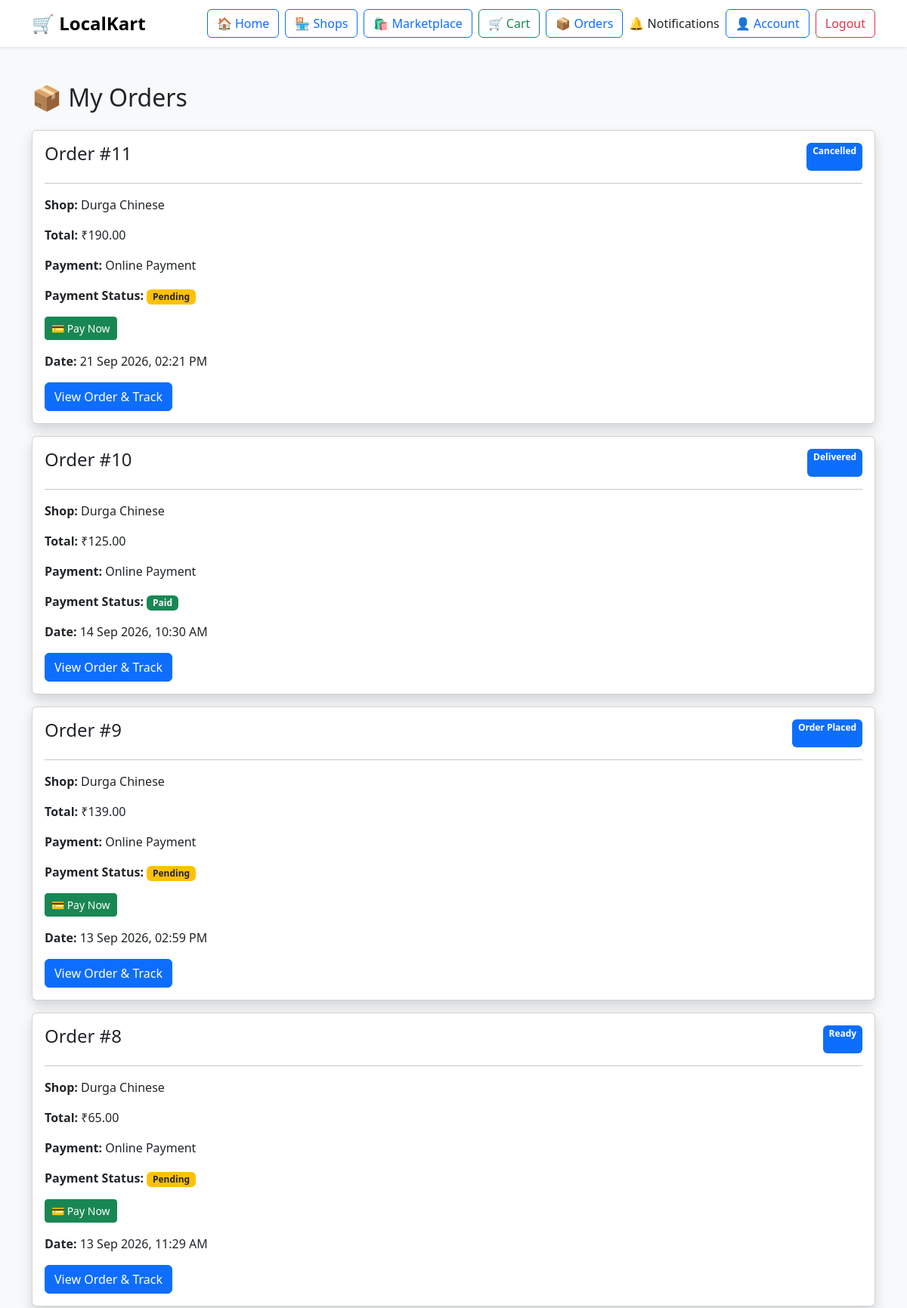
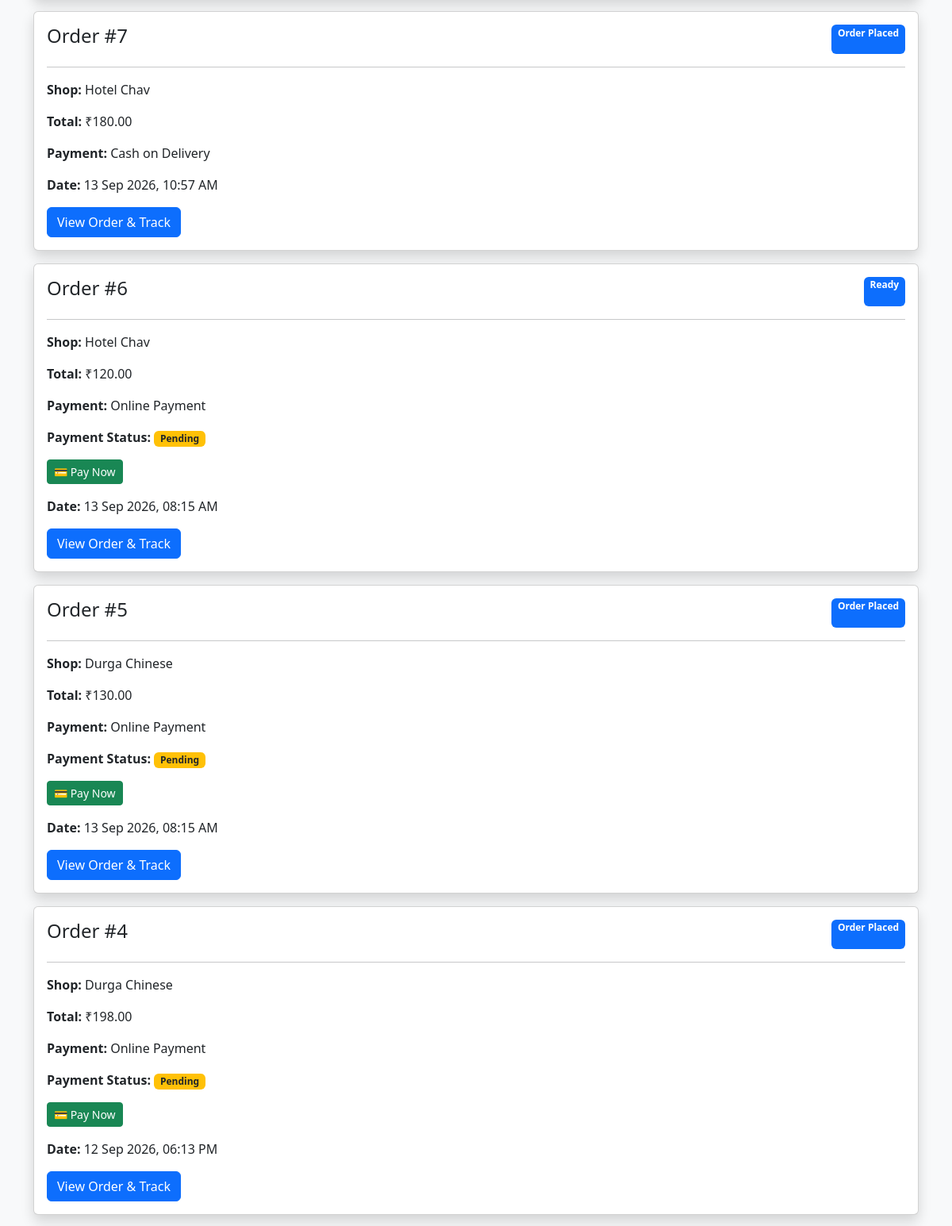
Page /orders/my-orders/ (signed in, upper part) on the committed database (2 pictures, top to bottom).
### orders/models.py (models this page shows, shortened)
class Order(models.Model):
    STATUS_CHOICES = (
        ('placed', 'Order Placed'),
        ('accepted', 'Accepted'),
        ('preparing', 'Preparing'),
        ('ready', 'Ready'),
        ('out_for_delivery', 'Out for Delivery'),
        ('delivered', 'Delivered'),
        ('cancelled', 'Cancelled'),
    )
    PAYMENT_CHOICES = (
        ('cod', 'Cash on Delivery'),
        ('online', 'Online Payment'),
    )
    PAYMENT_STATUS_CHOICES = (
        ('pending', 'Pending'),
        ('paid', 'Paid'),
        ('failed', 'Failed'),
    )
    customer = models.ForeignKey(
        settings.AUTH_USER_MODEL,
        on_delete=models.CASCADE,
        related_name='orders'
    )
    shop = models.ForeignKey(
        Shop,
        on_delete=models.CASCADE,
        related_name='orders'
    )
    full_name = models.CharField(max_length=150)
    phone = models.CharField(max_length=15)
    address = models.TextField()
    city = models.CharField(max_length=100)
    pincode = models.CharField(max_length=10)
    landmark = models.CharField(max_length=200, blank=True)
    subtotal = models.DecimalField(
        max_digits=10,
        decimal_places=2
    )
    delivery_fee = models.DecimalField(
        max_digits=10,
        decimal_places=2,
        default=0
    )
    total_amount = models.DecimalField(
        max_digits=10,
        decimal_places=2
    )
    payment_method = models.CharField(
        max_length=20,
        choices=PAYMENT_CHOICES,
        default='cod'
    )
    payment_status = models.CharField(
        max_length=20,
        choices=PAYMENT_STATUS_CHOICES,
        default='pending'
    )
    status = models.CharField(
        max_length=30,
        choices=STATUS_CHOICES,
        default='placed'
    )
    created_at = models.DateTimeField(auto_now_add=True)
    updated_at = models.DateTimeField(auto_now=True)
    class Meta:
        ordering = ['-created_at']

### shops/models.py (models this page shows, shortened)
class Shop(models.Model):
    APPROVAL_CHOICES = (
        ('pending', 'Pending'),
        ('approved', 'Approved'),
        ('rejected', 'Rejected'),
    )
    approval_status = models.CharField(
        max_length=20,
        choices=APPROVAL_CHOICES,
        default='pending'
    )
    rejection_reason = models.TextField(
        blank=True
    )
    owner = models.OneToOneField(
        settings.AUTH_USER_MODEL,
        on_delete=models.CASCADE,
        related_name='shop'
    )
    name = models.CharField(max_length=150)
    description = models.TextField(
        blank=True
    )
    phone = models.CharField(
        max_length=15
    )
    address = models.TextField()
    city = models.CharField(
        max_length=100
    )
    pincode = models.CharField(
        max_length=10
    )
    latitude = models.DecimalField(
        max_digits=9,
        decimal_places=6,
        null=True,
        blank=True
    )
    longitude = models.DecimalField(
        max_digits=9,
        decimal_places=6,
        null=True,
        blank=True
    )
    opening_time = models.TimeField(
        null=True,
        blank=True
    )
    closing_time = models.TimeField(
        null=True,
        blank=True
    )
    is_open = models.BooleanField(
        default=True
    )
    rating = models.DecimalField(
        max_digits=3,
        decimal_places=2,
        default=0
    )
    created_at = models.DateTimeField(
        auto_now_add=True
    )
    updated_at = models.DateTimeField(
        auto_now=True
    )

### orders/views.py (the view)
@login_required
def my_orders(request):
    if request.user.role != 'customer':
        return redirect('shop_dashboard')
    orders = Order.objects.filter(
        customer=request.user
    ).prefetch_related(
        'items'
    )
    return render(
        request,
        'orders/my_orders.html',
        {
            'orders': orders
        }
    )

### localkart/context_processors.py (called while the page is built)
def cart_count(request):
    count = 0
    if request.user.is_authenticated and request.user.role == 'customer':
        cart = Cart.objects.filter(
            customer=request.user
        ).first()
        if cart:
            count = sum(
                item.quantity
                for item in cart.items.all()
            )
    unread_notifications = 0
    if request.user.is_authenticated and request.user.role == 'customer':
        unread_notifications = Notification.objects.filter(
            customer=request.user,
            is_read=False
        ).count()
    return {
        'cart_count': count,
        'unread_notifications': unread_notifications,
    }

### templates/orders/my_orders.html (shortened to what this page needs)
<!DOCTYPE html>
<html>
<head>
    <link
        href="https://cdn.jsdelivr.net/npm/bootstrap@5.3.3/dist/css/bootstrap.min.css"
        rel="stylesheet"
    >
</head>
<body class="bg-light">
{% include 'includes/navbar.html' %}
<div class="container mt-5">
    <h2 class="mb-4">📦 My Orders</h2>
    {% if orders %}
        {% for order in orders %}
        <div class="card shadow mb-3">
            <div class="card-body">
                <div class="d-flex justify-content-between">
                    <h4>
                        Order #{{ order.id }}
                    </h4>
                    <span class="badge bg-primary">
                        {{ order.get_status_display }}
                    </span>
                </div>
                <hr>
                <p>
                    <strong>Shop:</strong>
                    {{ order.shop.name }}
                </p>
                <p>
                    <strong>Total:</strong>
                    ₹{{ order.total_amount }}
                </p>
               <p>
                    <strong>Payment:</strong>
                    {{ order.get_payment_method_display }}
               </p>
                {% if order.payment_method == 'online' %}
                    <p>
                        <strong>Payment Status:</strong>
                        <span class="badge
                            {% if order.payment_status == 'paid' %}
                                bg-success
                            {% elif order.payment_status == 'failed' %}
                                bg-danger
                            {% else %}
                                bg-warning text-dark
                            {% endif %}
                        ">
                            {{ order.get_payment_status_display }}
                        </span>
                    </p>
                    {% if order.payment_status != 'paid' %}
                        <a
                            href="{% url 'payment_page' order.id %}"
                            class="btn btn-success btn-sm mb-3"
                        >
                            💳 Pay Now
                        </a>
                    {% endif %}
                {% endif %}
                <p>
                    <strong>Date:</strong>
                    {{ order.created_at|date:"d M Y, h:i A" }}
                </p>
                <a
                    href="{% url 'order_detail' order.id %}"
                    class="btn btn-primary"
                >
                    View Order & Track
                </a>
            </div>
        </div>
        {% endfor %}
    {% endif %}
</div>
</body>
</html>

### rows in the picture
Order: id "11", status "Cancelled", shop.name "Durga Chinese", total_amount "190.00", payment_method "Online Payment", payment_status "Pending", shows "💳 Pay Now", created_at "21 Sep 2026, 02:21 PM"
Order: id "10", status "Delivered", shop.name "Durga Chinese", total_amount "125.00", payment_method "Online Payment", payment_status "Paid", created_at "14 Sep 2026, 10:30 AM"
Order: id "9", status "Order Placed", shop.name "Durga Chinese", total_amount "139.00", payment_method "Online Payment", payment_status "Pending", shows "💳 Pay Now", created_at "13 Sep 2026, 02:59 PM"
Order: id "8", status "Ready", shop.name "Durga Chinese", total_amount "65.00", payment_method "Online Payment", payment_status "Pending", shows "💳 Pay Now", created_at "13 Sep 2026, 11:29 AM"
Order: id "7", status "Order Placed", shop.name "Hotel Chav", total_amount "180.00", payment_method "Cash on Delivery", created_at "13 Sep 2026, 10:57 AM"
Order: id "6", status "Ready", shop.name "Hotel Chav", total_amount "120.00", payment_method "Online Payment", payment_status "Pending", shows "💳 Pay Now", created_at "13 Sep 2026, 08:15 AM"
Order: id "5", status "Order Placed", shop.name "Durga Chinese", total_amount "130.00", payment_method "Online Payment", payment_status "Pending", shows "💳 Pay Now", created_at "13 Sep 2026, 08:15 AM"
Order: id "4", status "Order Placed", shop.name "Durga Chinese", total_amount "198.00", payment_method "Online Payment", payment_status "Pending", shows "💳 Pay Now", created_at "12 Sep 2026, 06:13 PM"
